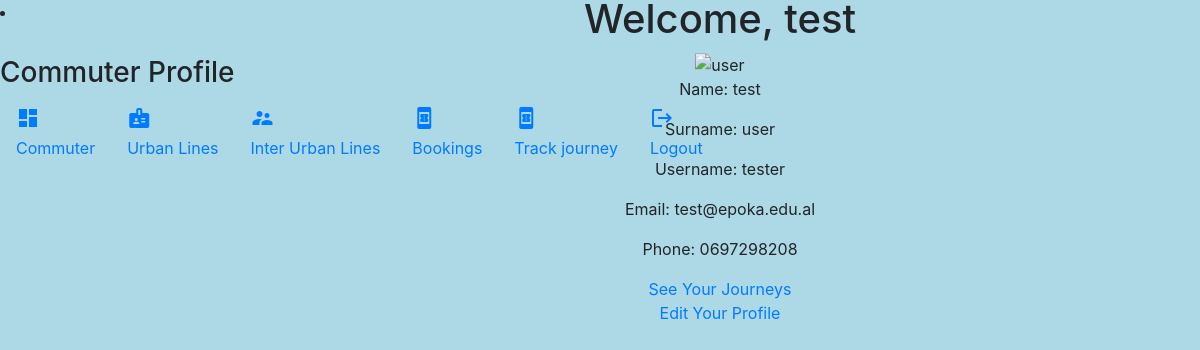
Screenshot of /profileuser.php (signed in) with the database file from the repository.
### tables this page shows
CREATE TABLE `userinfo` (
  `id` int(10) NOT NULL,
  `level` varchar(35) NOT NULL,
  `name` varchar(35) NOT NULL,
  `surname` varchar(35) NOT NULL,
  `username` varchar(35) NOT NULL,
  `password` varchar(100) NOT NULL,
  `email` varchar(100) NOT NULL,
  `phonenumber` int(15) NOT NULL
);

### profileuser.php (the view, shortened to what this page needs)
<?php
include_once 'check.php';
if(isset($elog)) {
	echo "Nothing!!!";
} else {
	if($_SESSION['level']==1){
		$db=mysqli_connect(DB_HOST,DB_USER,DB_PASS,DB);
		if($db) {
			$sql="SELECT * FROM `userinfo` WHERE id='{$_SESSION['id']}';";
			$result=mysqli_query($db,$sql);
			$row=mysqli_fetch_assoc($result);
			$name= mysqli_real_escape_string($db,$row['name']);
			$surname=mysqli_real_escape_string($db,$row['surname']);
			$username=mysqli_real_escape_string($db,$row['username']);
			$email=mysqli_real_escape_string($db,$row['email']);
			$phone=mysqli_real_escape_string($db,$row['phonenumber']);
		} else { $err['db']="No DB connection"; die();}
?>
<!DOCTYPE html>
<html>
	<head>
	<link rel="stylesheet" type="text/css" href="css/adminstyle.css"/>
    <link rel="stylesheet" href="https://stackpath.bootstrapcdn.com/bootstrap/4.5.2/css/bootstrap.min.css">
	<link rel="stylesheet" href="https://maxcdn.bootstrapcdn.com/font-awesome/4.7.0/css/font-awesome.min.css">
	<link rel='stylesheet' href='https://cdn.rawgit.com/creativetimofficial/material-dashboard/31144b3f/assets/css/material-dashboard.css'>
<link rel='stylesheet' href='https://maxcdn.bootstrapcdn.com/font-awesome/latest/css/font-awesome.min.css'>
	</head>
<body>
<div class="wrapper ">
    <div class="sidebar" data-color="azure" data-background-color="yellow">
      <div class="logo">
	  <li class="nav-item active">
	  <a class="nav-link" href="profileuser.php">
        <h3 class="simple-text logo-normal">
         <a >  Commuter Profile</a>
        </h3>
		</li>
      </div>
      <div class="sidebar-wrapper">
        <ul class="nav">
          <li class="nav-item active">
            <a class="nav-link" href="Commuter.php">
              <i class="material-icons">dashboard</i>
              <p>Commuter </p>
            </a>
            </li>
            <li class="nav-item">
            <a class="nav-link" href="">
            <i class="material-icons">badge</i>
              <p>Urban Lines</p>
            </a>
            </li>
            <li class="nav-item">
            <a class="nav-link" href="services.php">
            <i class="material-icons">supervisor_account</i>
              <p>Inter Urban Lines</p>
            </a>
            </li>
            <li class="nav-item">
            <a class="nav-link" href="showadminapp.php">
            <i class="material-icons">book_online</i>
              <p>Bookings</p>
            </a>
            </li>
            <li class="nav-item">
            <a class="nav-link" href="tracking.php">
            <i class="material-icons">book_online</i>
              <p>Track journey</p>
            </a>
            </li>
            <li class="nav-item">
            <a class="nav-link" href="logout.php">
            <i class="material-icons">logout</i>
              <p>Logout</p>
            </a>
            </li>
        </ul>
      </div>
    </div>
		<div class="content-area" >
			<div id="profile">
				<div id="header">
			<h1> Welcome, <?php echo htmlentities($name) ?> </h1>
			<img src="img/user.png" alt="user" />
				</div>
				<p>Name: <?php echo htmlentities($name); ?></p>
			<p>Surname: <?php echo htmlentities($surname); ?></p>
			<p>Username: <?php echo htmlentities($username); ?></p>
			<p>Email: <?php echo htmlentities($email); ?></p>
            <p>Phone: <?php echo "0".htmlentities($phone); ?></p>
			<a href="showappointments.php"> See Your Journeys</br>
			<a href="edituser.php"> Edit Your Profile
			</div>
		</div>
<?php }
 else header("Location: index.php");
}?>
</body>
</html>

### css/adminstyle.css (style rules this page uses)
* { margin: 0px; padding: 0px; }
body { width: 100%; height: 100vh; background-color: #bdfcba; }

### profileuser.php (style rules this page uses)
body { background-color: lightblue; }
#profile { position: absolute; top: 20%; left: 60%; transform: translate(-50%, -50%) ; padding: 30px; display: block; text-align: center; }

### rows the page displays
userinfo: name "test", surname "user", username "tester", email "test@epoka.edu.al", phonenumber "697298208"
